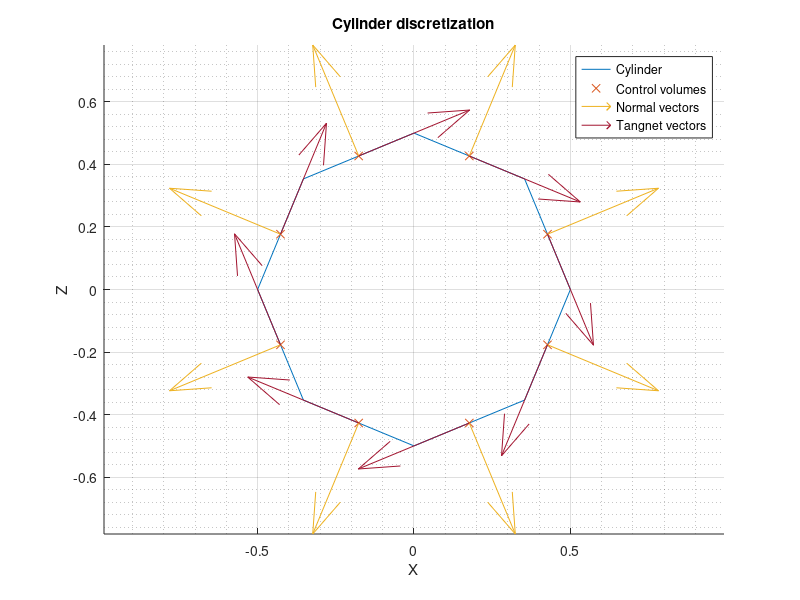

MATLAB code to generate this figure:
clear all
close all
clc

%% DATA INPUT
R = 0.5;
N = 8;
M = N +1;
angle = linspace(0, 2*pi, M);

%% VECTOR DEFINITION
posicions = zeros(M, 2);
pos_cv = zeros(N, 2);
long = zeros(N, 1);
sin_array = zeros(N, 1);
cos_array = zeros(N, 1);
T_c = zeros(N, 2);
N_c = zeros(N, 2);

%% CALCULATIONS

% compute the x & z position of each node point
for i = 1:M
    posicions(i, 1) = R * cos(angle(1, i));
    posicions(i, 2) = - R * sin(angle(1, i));
end

for i = 1:N
    % compute the x & z position of each control volume
    pos_cv(i, 1) = (posicions(i, 1) + posicions(i+1, 1)) / 2;
    pos_cv(i, 2) = (posicions(i, 2) + posicions(i+1, 2)) / 2;
    % compute the longitud of each control volume
    diferencia_x = abs(posicions(i, 1) - posicions(i+1, 1));
    diferencia_z = abs(posicions(i, 2) - posicions(i+1, 2));
    long(i, 1) = sqrt(diferencia_x^2 + diferencia_z^2);
    % compute the cos & sen that the cv maes with x axis
    sin_array(i, 1) = (-posicions(i+1, 2) + posicions(i, 2)) / long(i, 1);
    cos_array(i, 1) = (+posicions(i+1, 1) - posicions(i, 1)) / long(i, 1);
    % definition of normal & tangent vectors for each control volume
    N_c(i, :) = [sin_array(i, 1), cos_array(i, 1)];
    T_c(i, :) = [cos_array(i, 1), -sin_array(i, 1)];

end

figure(1)
hold on
plot(posicions(:, 1), posicions(:, 2))
plot(pos_cv(:, 1), pos_cv(:, 2), 'x')
quiver(pos_cv(:, 1), pos_cv(:, 2), N_c(:, 1), N_c(:, 2))
quiver(pos_cv(:, 1), pos_cv(:, 2), T_c(:, 1), T_c(:, 2))
xlabel('X')
ylabel('Z')
title('Cylinder discretization')
legend('Cylinder', 'Control volumes', 'Normal vectors', 'Tangnet vectors', 'Location','best')
axis equal
grid on 
grid minor